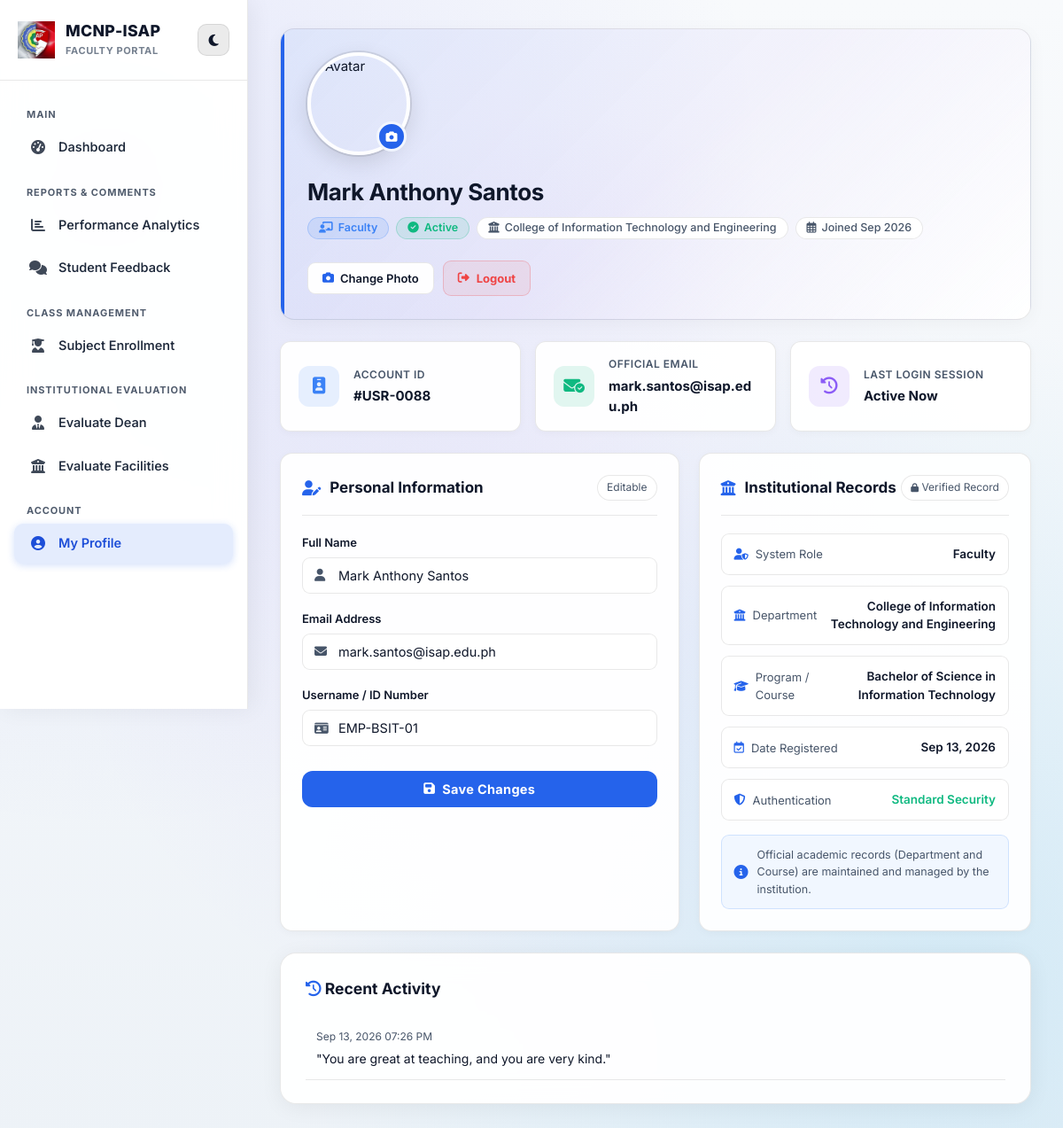
Page /profile.php (signed in) on the earlier database version.
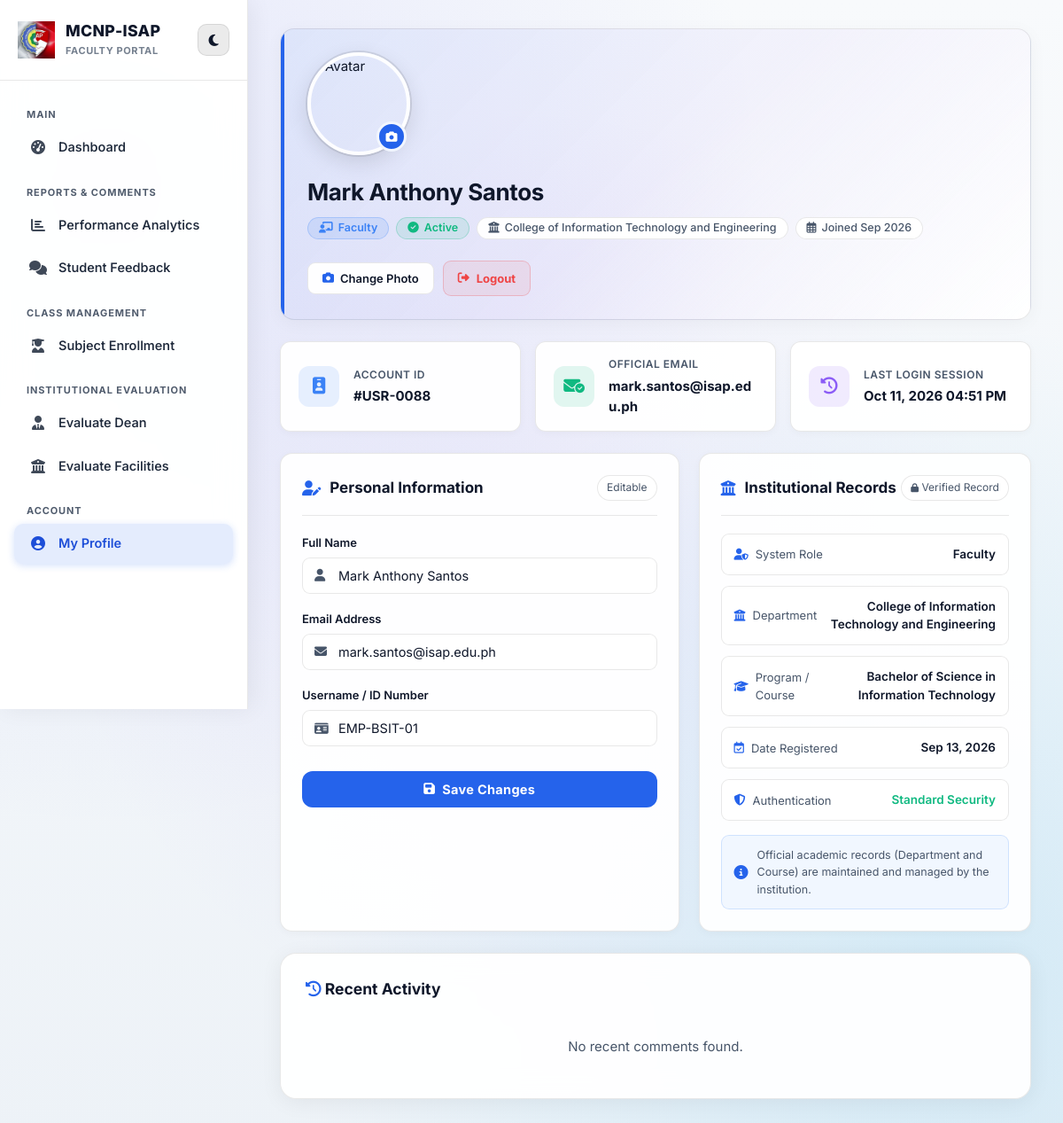
Same page on the later database version.
### tables this page shows
CREATE TABLE `evaluations` (
  `id` int(11) NOT NULL AUTO_INCREMENT,
  `student_id` int(11) DEFAULT NULL,
  `faculty_id` int(11) DEFAULT NULL,
  `subject_id` int(11) DEFAULT NULL,
  `academic_period_id` int(11) DEFAULT NULL,
  `target_name` varchar(100) DEFAULT 'Faculty',
  `feedback` text DEFAULT NULL,
  `rating` decimal(3,2) DEFAULT 0.00,
  `created_at` timestamp NOT NULL DEFAULT current_timestamp(),
  PRIMARY KEY (`id`),
  KEY `student_id` (`student_id`),
  KEY `faculty_id` (`faculty_id`),
  KEY `subject_id` (`subject_id`),
  KEY `academic_period_id` (`academic_period_id`),
  CONSTRAINT `evaluations_ibfk_1` FOREIGN KEY (`student_id`) REFERENCES `users` (`id`) ON DELETE CASCADE,
  CONSTRAINT `evaluations_ibfk_2` FOREIGN KEY (`faculty_id`) REFERENCES `users` (`id`) ON DELETE CASCADE,
  CONSTRAINT `evaluations_ibfk_3` FOREIGN KEY (`subject_id`) REFERENCES `subjects` (`id`) ON DELETE CASCADE,
  CONSTRAINT `evaluations_ibfk_4` FOREIGN KEY (`academic_period_id`) REFERENCES `academic_periods` (`id`) ON DELETE SET NULL
);

CREATE TABLE `users` (
  `id` int(11) NOT NULL AUTO_INCREMENT,
  `username` varchar(50) NOT NULL,
  `password` varchar(255) NOT NULL,
  `role` enum('admin','system admin','dean','student','faculty','visitor') NOT NULL,
  `visitor_category` varchar(50) DEFAULT 'Campus Guest',
  `first_name` varchar(50) DEFAULT NULL,
  `middle_name` varchar(50) DEFAULT NULL,
  `last_name` varchar(50) DEFAULT NULL,
  `full_name` varchar(150) DEFAULT NULL,
  `email` varchar(100) DEFAULT NULL,
  `school` enum('mcnp','isap') DEFAULT NULL,
  `dept_id` int(11) DEFAULT NULL,
  `reset_token` varchar(64) DEFAULT NULL,
  `reset_token_expiry` datetime DEFAULT NULL,
  `course_id` int(11) DEFAULT NULL,
  `status` enum('active','inactive','pending') NOT NULL DEFAULT 'active',
  `last_login` datetime DEFAULT NULL,
  `avatar` varchar(255) DEFAULT NULL,
  `created_at` timestamp NOT NULL DEFAULT current_timestamp(),
  `theme_color` varchar(20) DEFAULT 'blue',
  PRIMARY KEY (`id`),
  UNIQUE KEY `username` (`username`),
  UNIQUE KEY `email` (`email`),
  KEY `dept_id` (`dept_id`),
  KEY `course_id` (`course_id`),
  CONSTRAINT `users_ibfk_1` FOREIGN KEY (`dept_id`) REFERENCES `departments` (`id`) ON DELETE SET NULL,
  CONSTRAINT `users_ibfk_2` FOREIGN KEY (`course_id`) REFERENCES `courses` (`id`) ON DELETE SET NULL
);

CREATE TABLE `departments` (
  `id` int(11) NOT NULL AUTO_INCREMENT,
  `dept_name` varchar(150) NOT NULL,
  `dept_alias` varchar(20) NOT NULL,
  PRIMARY KEY (`id`),
  UNIQUE KEY `dept_alias` (`dept_alias`)
);

CREATE TABLE `courses` (
  `id` int(11) NOT NULL AUTO_INCREMENT,
  `dept_id` int(11) NOT NULL,
  `course_name` varchar(150) NOT NULL,
  `course_alias` varchar(20) NOT NULL,
  PRIMARY KEY (`id`),
  UNIQUE KEY `course_alias` (`course_alias`),
  KEY `dept_id` (`dept_id`),
  CONSTRAINT `courses_ibfk_1` FOREIGN KEY (`dept_id`) REFERENCES `departments` (`id`) ON DELETE CASCADE
);

### profile.php (the view, shortened to what the changed rows need)
<?php
include 'db_connect.php';
$user_id = isset($_GET['id']) ? (int)$_GET['id'] : $_SESSION['id'];
$is_own_profile = ($user_id === (int)$_SESSION['id']);
$stmt = $conn->prepare(
    "SELECT u.*, d.dept_name, c.course_name
     FROM users u
     LEFT JOIN departments d ON u.dept_id = d.id
     LEFT JOIN courses c ON u.course_id = c.id
     WHERE u.id = ?"
);
$stmt->bind_param("i", $user_id);
$stmt->execute();
$user_data = $stmt->get_result()->fetch_assoc();
$role_icons = [
    'admin' => 'fas fa-shield-alt',
    'system admin' => 'fas fa-terminal',
    'dean' => 'fas fa-user-graduate',
    'faculty' => 'fas fa-chalkboard-teacher',
    'student' => 'fas fa-user-graduate',
    'visitor' => 'fas fa-id-badge'
];
$current_role_icon = $role_icons[$user_data['role']] ?? 'fas fa-user';
?>
<!DOCTYPE html>
<html lang="en">
<head>
    <?php include_once 'theme_style.php'; ?>
    <link rel="stylesheet" href="style.css?v=<?php echo filemtime('style.css'); ?>">
    <link rel="stylesheet" href="https://cdnjs.cloudflare.com/ajax/libs/font-awesome/6.5.1/css/all.min.css">
</head>
<body class="dashboard-body">
<div class="split-container">
    <main class="main-content">
        <div class="profile-hero-card" id="change-photo">
            <div style="display:flex; align-items:center; gap:22px; flex-wrap:wrap;">
                <div>
                    <h2 style="color:var(--text-main); margin:0 0 6px 0; font-size:26px; font-weight:700; letter-spacing:-0.4px;">
                        <?php echo htmlspecialchars($user_data['full_name']); ?>
                    </h2>
                    <div class="profile-meta-chips">
                        <span class="meta-chip meta-chip-role">
                            <i class="<?php echo $current_role_icon; ?>"></i> <?php echo ucfirst($user_data['role']); ?>
                        </span>
                        <span class="meta-chip meta-chip-status">
                            <i class="fas fa-check-circle"></i> <?php echo ucfirst($user_data['status'] ?? 'Active'); ?>
                        </span>
                        <?php if (!empty($user_data['dept_name'])): ?>
                            <span class="meta-chip meta-chip-info">
                                <i class="fas fa-university"></i> <?php echo htmlspecialchars($user_data['dept_name']); ?>
                            </span>
                        <?php elseif (!empty($user_data['course_name'])): ?>
                            <span class="meta-chip meta-chip-info">
                                <i class="fas fa-graduation-cap"></i> <?php echo htmlspecialchars($user_data['course_name']); ?>
                            </span>
                        <?php endif; ?>
                        <span class="meta-chip meta-chip-info">
                            <i class="far fa-calendar-alt"></i> Joined <?php echo !empty($user_data['created_at']) ? date('M Y', strtotime($user_data['created_at'])) : 'Verified'; ?>
                        </span>
                    </div>
                </div>
            </div>
        </div>
        <div class="profile-stats-grid">
            <div class="profile-stat-box">
                <div class="stat-details">
                    <span>Account ID</span>
                    <strong>#USR-<?php echo str_pad($user_data['id'], 4, '0', STR_PAD_LEFT); ?></strong>
                </div>
            </div>
            <div class="profile-stat-box">
                <div class="stat-details">
                    <span>Official Email</span>
                    <strong><?php echo htmlspecialchars($user_data['email']); ?></strong>
                </div>
            </div>
            <div class="profile-stat-box">
                <div class="stat-details">
                    <span>Last Login Session</span>
                    <strong><?php echo !empty($user_data['last_login']) ? date('M d, Y h:i A', strtotime($user_data['last_login'])) : 'Active Now'; ?></strong>
                </div>
            </div>
        </div>
        <div class="profile-form-grid">
            <div class="form-section-card">
                <form method="POST">
                    <div class="input-group-styled">
                        <div class="input-field-wrapper">
                            <input type="text" name="full_name" value="<?php echo htmlspecialchars($user_data['full_name']); ?>" placeholder="Enter full name" required <?php echo !$is_own_profile ? 'disabled' : ''; ?>>
                        </div>
                    </div>
                    <div class="input-group-styled">
                        <div class="input-field-wrapper">
                            <input type="email" name="email" value="<?php echo htmlspecialchars($user_data['email']); ?>" placeholder="Enter email address" required <?php echo !$is_own_profile ? 'disabled' : ''; ?>>
                        </div>
                    </div>
                    <div class="input-group-styled">
                        <div class="input-field-wrapper">
                            <input type="text" name="username" value="<?php echo htmlspecialchars($user_data['username']); ?>" placeholder="Enter username / ID" required <?php echo !$is_own_profile ? 'disabled' : ''; ?>>
                        </div>
                    </div>
                </form>
            </div>
            <div class="form-section-card">
                <div class="record-row">
                    <div class="record-label">
                        <i class="fas fa-user-shield" style="color:var(--accent);"></i> System Role
                    </div>
                    <div class="record-value">
                        <?php echo ucfirst($user_data['role']); ?>
                    </div>
                </div>
                <div class="record-row">
                    <div class="record-label">
                        <i class="fas fa-university" style="color:var(--accent);"></i> Department
                    </div>
                    <div class="record-value">
                        <?php echo !empty($user_data['dept_name']) ? htmlspecialchars($user_data['dept_name']) : 'Not Assigned'; ?>
                    </div>
                </div>
                <div class="record-row">
                    <div class="record-label">
                        <i class="fas fa-graduation-cap" style="color:var(--accent);"></i> Program / Course
                    </div>
                    <div class="record-value">
                        <?php echo !empty($user_data['course_name']) ? htmlspecialchars($user_data['course_name']) : 'N/A'; ?>
                    </div>
                </div>
                <div class="record-row">
                    <div class="record-label">
                        <i class="far fa-calendar-check" style="color:var(--accent);"></i> Date Registered
                    </div>
                    <div class="record-value">
                        <?php echo !empty($user_data['created_at']) ? date('M d, Y', strtotime($user_data['created_at'])) : 'Standard User'; ?>
                    </div>
                </div>
            </div>
        </div>
        <div class="card">
            <?php if ($user_data['role'] == 'student'): ?>
                <div class="table-responsive">
                <table class="table-modern">
                    <thead><tr><th>Date</th><th>Target Evaluated</th><th>Rating Given</th></tr></thead>
                    <tbody>
                        <?php
                        $eval_query = $conn->prepare("SELECT e.created_at, e.rating, e.target_name, f.full_name AS teacher_name FROM evaluations e LEFT JOIN users f ON e.faculty_id = f.id WHERE e.student_id = ? ORDER BY e.created_at DESC LIMIT 5");
                        $eval_query->bind_param("i", $user_id);
                        $eval_query->execute();
                        $eval_result = $eval_query->get_result();
                        if ($eval_result->num_rows > 0) {
                            while ($row = $eval_result->fetch_assoc()) {
                                $target = $row['teacher_name'] ? htmlspecialchars($row['teacher_name']) : htmlspecialchars($row['target_name']);
                                echo "<tr><td>".date('M d, Y', strtotime($row['created_at']))."</td><td><strong>{$target}</strong></td><td>".number_format($row['rating'], 2)." ⭐</td></tr>";
                            }
                        } else { echo "<tr><td colspan='3' style='text-align:center; color:var(--text-muted);'>No recent evaluations found.</td></tr>"; }
                        ?>
                    </tbody>
                </table>
                </div>
            <?php elseif ($user_data['role'] == 'faculty'): ?>
                 <ul style="list-style: none; padding: 0;">
                    <?php
                    $comments_stmt = $conn->prepare("SELECT feedback, created_at FROM evaluations WHERE faculty_id = ? AND feedback IS NOT NULL AND feedback != '' ORDER BY created_at DESC LIMIT 5");
                    $comments_stmt->bind_param("i", $user_id);
                    $comments_stmt->execute();
                    $comments_result = $comments_stmt->get_result();
                    if ($comments_result->num_rows > 0) {
                        while($c = $comments_result->fetch_assoc()) {
                            echo "<li style='padding:12px; border-bottom:1px solid var(--border-color); font-size:14px; color: var(--text-main);'>
                                    <span style='color:var(--text-muted); font-size:12px; display:block; margin-bottom:4px;'>".date('M d, Y h:i A', strtotime($c['created_at']))."</span>
                                    \"" . htmlspecialchars($c['feedback']) . "\"
                                  </li>";
                        }
                    } else { echo "<li style='text-align:center; padding:20px; color:var(--text-muted);'>No recent comments found.</li>"; }
                    ?>
                </ul>
            <?php else: ?>
                <p style="text-align:center; color:var(--text-muted); padding:20px;">No recent public evaluations to display for this role.</p>
            <?php endif; ?>
        </div>
    </main>
</div>
</body>
</html>

Differences in the rows shown:
removed evaluations: created_at "Sep 13, 2026 07:26 PM", feedback "You are great at teaching, and you are very kind."
changed users "Mark Anthony Santos": last_login (not shown) → "Oct 11, 2026 04:51 PM"
Other differences:
text no longer shown: "Active Now"
text now shown: "No recent comments found."
